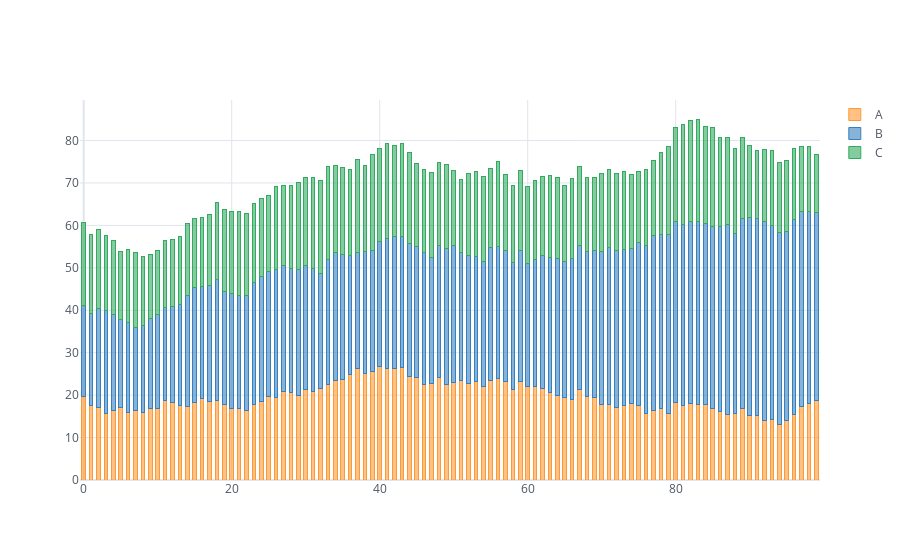

Notebook source saved alongside this figure:
### Code cell
cf.set_config_file(theme='white')
df.iplot(kind = 'bar', barmode='stack', bargap=0.5)
